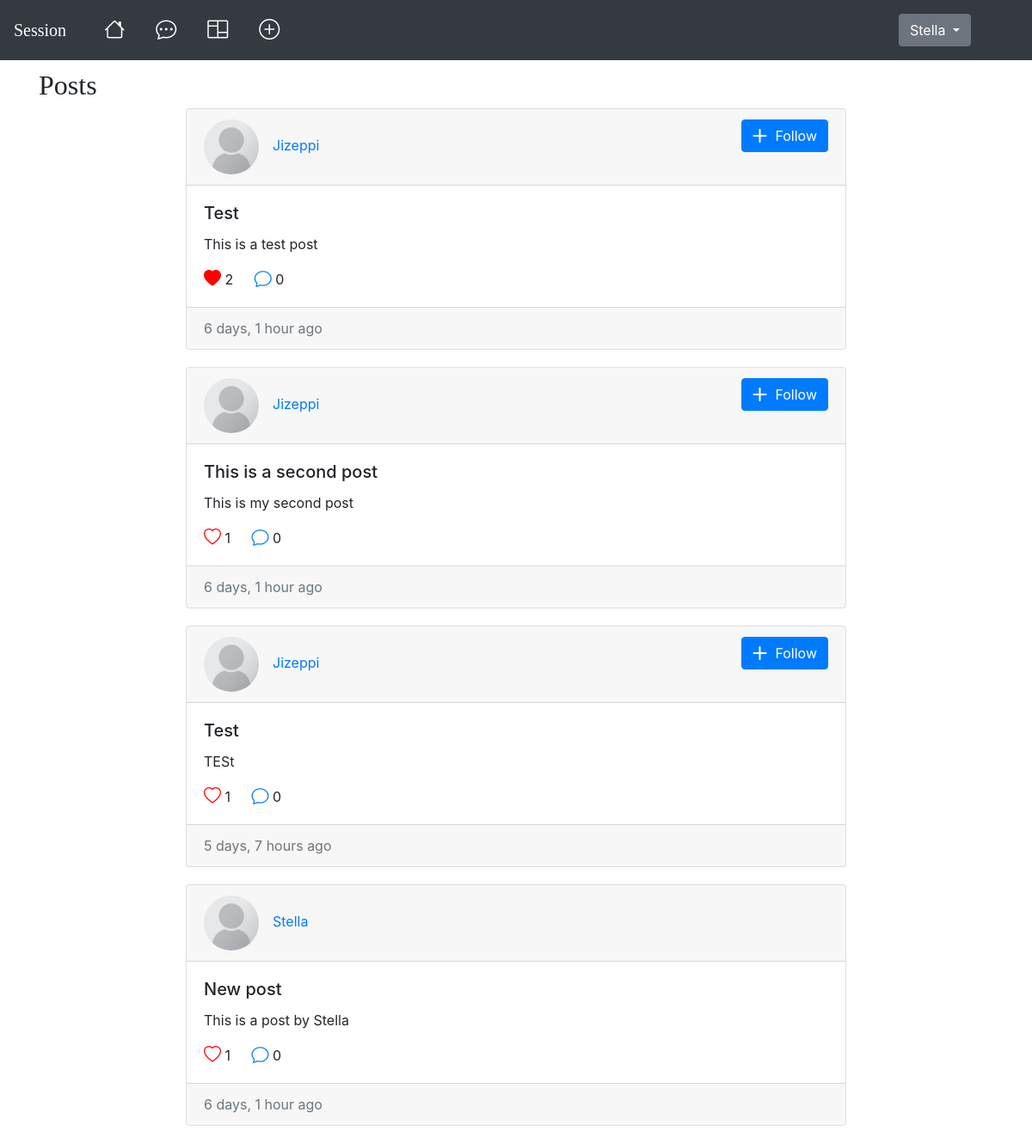
Screenshot of / (signed in) with the database file from the repository.
### session/models.py (models this page shows, shortened)
class Post(models.Model):
    title = models.CharField(max_length=255)
    content = models.TextField()
    created_at = models.DateTimeField(auto_now_add=True)
    likes = models.ManyToManyField(User, related_name='liked_posts')
    author = models.ForeignKey(settings.AUTH_USER_MODEL, on_delete=models.CASCADE, related_name='posts')
    def number_of_likes(self):
        return self.likes.count()

class Profile(models.Model):
    user = models.OneToOneField(User, on_delete=models.CASCADE)
    profile_picture = models.ImageField(upload_to='profile_images/', default='default.png', blank=True, null=True)
    bio = models.TextField(max_length=500, blank=True)

### session/views.py (the view)
# urls.py: path('', views.post_list, name='post_list'),
def post_list(request):
    posts = Post.objects.annotate(comments_count=Count('comments')).all()
    return render(request, 'post_list.html', {'posts': posts})

### session/templates/post_list.html (shortened to what this page needs)
{% extends 'base.html' %}
{%load crispy_forms_tags %}
{% for user in users %}
{% block content %}
<nav class="navbar navbar-expand-lg navbar-dark bg-dark">
  <a class="navbar-brand" href="{% url 'post_list' %}">Session</a>
  <div class="collapse navbar-collapse" id="navbarText">
    <ul class="navbar-nav mr-auto">
      <li class="nav-item active">
        <a class="nav-link" href="#"><i class="bi bi-house h4" title="Home"></i> <span class="sr-only">(current)</span></a>
      </li>
      {% if user.is_authenticated %}
      <li class="nav-item">
        <a class="nav-link actions" href="#"><i class="bi bi-chat-dots h4" title="Messages"></i></a>
      </li>
      {% endif %}
      <li class="nav-item">
        <a class="nav-link actions" href="#"><i class="bi bi-columns h4" title="For You"></i></a>
      </li>
      {% if user.is_authenticated %}
      <li class="nav-item">
        <a href="{% url 'create_post' %}" class="nav-link new-post"><i class="bi bi-plus-circle h4" title="New Post"></i></a>
      </li>
      {% endif %}
    </ul>
    {% if user.is_authenticated %}
    <span class="navbar-text">
      <div class="dropdown">
        <button class="btn btn-secondary dropdown-toggle" type="button" id="dropdownMenuButton" data-toggle="dropdown" aria-haspopup="true" aria-expanded="false">
          {{ user.username }}
        </button>
      </div>
    </span>
    {% endif %}
  </div>
</nav>
<div class="container">
  <h2 class="post-main">Posts</h2>
  {% for post in posts %}
  <div class="card post-card">
    <div class="card-header">
      <img src="{{ user.profile.profile_picture.url }}" class="mr-3 rounded-circle article-img" alt="User image" style="height: 64px;"><a href="{% url 'profile' post.author.username %}" class="author">{{ post.author }}</a>
      {% if user.is_authenticated %}
      {% if request.user != post.author %}
      <span class="follow-button">
        <button class="btn btn-primary"><i class="bi bi-plus-lg"></i>Follow</button>
      </span>
      {% endif %}
      {% endif %}
    </div>
    <div class="card-body">
      <h5 class="card-title">{{ post.title }}</h5>
      <p class="card-text">{{ post.content }}</p>
        {% if request.user in post.likes.all %}
        <a href="{% url 'like_post' post.id %}" class="card-link"><i class="bi bi-heart-fill h5"></i></a>&nbsp;{{ post.number_of_likes }}
        {% else %}
        <a href="{% url 'like_post' post.id %}" class="card-link"><i class="bi bi-heart h5"></i></a>&nbsp;{{ post.number_of_likes }}
        {% endif %}
        <a href="{% url 'post_detail' post.id %}" class="card-link"><i class="bi bi-chat h5"></i></a>&nbsp;{{ post.comments_count }}
    </div>
    <div class="card-footer text-muted">
      {{ post.created_at|timesince }} ago
    </div>
  </div>
  {% endfor %}
</div>
{% endblock %}
{% endfor %}

### session/static/styles.css (style rules this page uses)
.navbar-brand { font-family: copperplate, fantasy; }
.nav-item { margin-left: 20px; }
.bi.bi-chat-dots { color: white; }
.bi.bi-columns { color: white; }
.bi.bi-plus-circle { color: white; }
.dropdown-toggle { margin-right: 55px; }
.post-main { margin-top: 10px; font-family: copperplate, fantasy; }
.post-card { width: 48rem; margin: auto; margin-bottom: 20px; }
.author { text-decoration: none; }
.follow-button { float: right; }
.bi.bi-plus-lg { margin-right: 10px; }
.bi.bi-heart-fill { color: red; }
.bi.bi-heart { color: red; }

### rows the page displays
Post: profile.profile_picture (placeholder picture), author "Jizeppi", shows "Follow", title "Test", content "This is a test post", number_of_likes "2", comments_count "0", created_at "6 days, 1 hour"
Post: profile.profile_picture (placeholder picture), author "Jizeppi", shows "Follow", title "This is a second post", content "This is my second post", number_of_likes "1", comments_count "0", created_at "6 days, 1 hour"
Post: profile.profile_picture (placeholder picture), author "Jizeppi", shows "Follow", title "Test", content "TESt", number_of_likes "1", comments_count "0", created_at "5 days, 7 hours"
Post: profile.profile_picture (placeholder picture), author "Stella", title "New post", content "This is a post by Stella", number_of_likes "1", comments_count "0", created_at "6 days, 1 hour"

### other values shown
{{ user.username }} "Stella"
